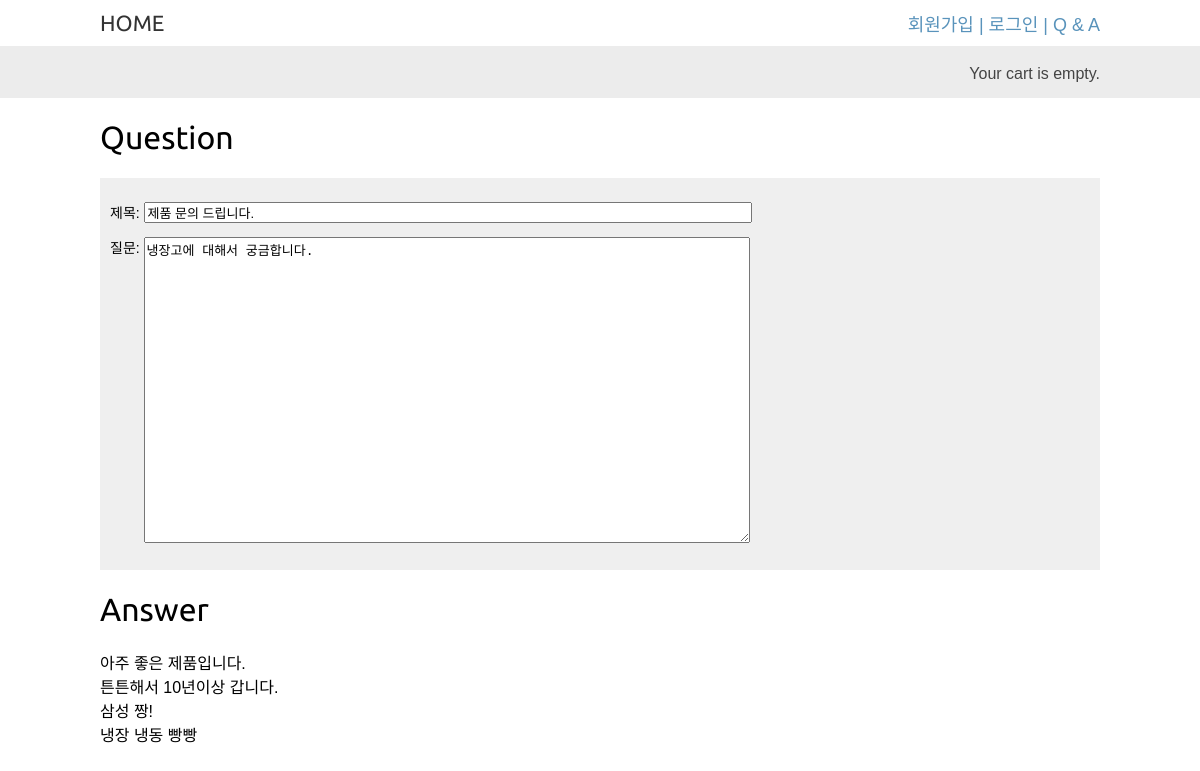
Page /qna/3/ on the committed database.
### qna/models.py (models this page shows, shortened)
class Question(models.Model):
    user = models.ForeignKey(settings.AUTH_USER_MODEL, on_delete=models.CASCADE)
    title = models.CharField(max_length=100, verbose_name='제목')
    content = models.TextField(verbose_name='질문')
    created_at = models.DateField(auto_now_add=True)
    updated_at = models.DateTimeField(auto_now=True)
    status = models.BooleanField(default=False)

class Answer(models.Model):
    question = models.ForeignKey(Question, on_delete=models.CASCADE)
    content = models.TextField(verbose_name='답변')
    created_at = models.DateField(auto_now_add=True)
    updated_at = models.DateTimeField(auto_now=True)

### qna/views.py (the view)
# urls.py: path('<id>/', views.qna_detail, name='detail'),
def qna_detail(request, id):
    question = get_object_or_404(Question, id=id)
    form = QuestionForm(instance=question)
    answer_list = question.answer_set.all()
    return render(request,'qna/detail.html',{'form':form, 'answer_list':answer_list})

### qna/forms.py
class QuestionForm(forms.ModelForm):
    class Meta:
        model = Question
        fields = ['title', 'content']

### cart/cart.py (called while the page is built)
    def __len__(self):
        return sum(item['quantity'] for item in self.cart.values())

### cart/context_cart.py (called while the page is built)
def cart(request):
    return {'cart':Cart(request)}

### qna/templates/qna/detail.html (shortened to what this page needs)
{% extends "base.html" %}
{% block  content %}
    <h1>Question</h1>
        <table class="qna">
            <tr>
                <td>
                    {{form.as_p}}
                </td>
            </tr>
        </table>
    <h1>Answer</h1>
    {% if answer_list %}
        {% for answer in answer_list%}
                {{answer.content}} <br>
        {% endfor%}
    {% else %}
        빠르게 답변 드리겠습니다
    {% endif %}
{% endblock %}

### static/css/base.css (style rules this page uses)
body { margin:0; padding:0; font-family:helvetica, sans-serif; }
h1, h2, h3, h4, h5 , h6 { font-family: 'Ubuntu', sans-serif; font-weight:normal; }
table { width:100%; border-spacing:0; border-collapse: collapse; }
table th, table td { text-align:left; font-size:14px; padding:10px; margin:0; }
tbody tr:nth-child(odd) { background:#efefef; }
table.qna input { width:600px; font-size:13px; border:1; pointer-events:none; }
table.qna textarea { width:600px; height:300px; font-size:13px; border:1; pointer-events:none; }
table.qna label { vertical-align: top; }

### rows in the picture
Question: title "제품 문의 드립니다.", content "냉장고에 대해서 궁금합니다."
Answer: content "아주 좋은 제품입니다."
Answer: content "튼튼해서 10년이상 갑니다."
Answer: content "삼성 짱!"
Answer: content "냉장 냉동 빵빵"
